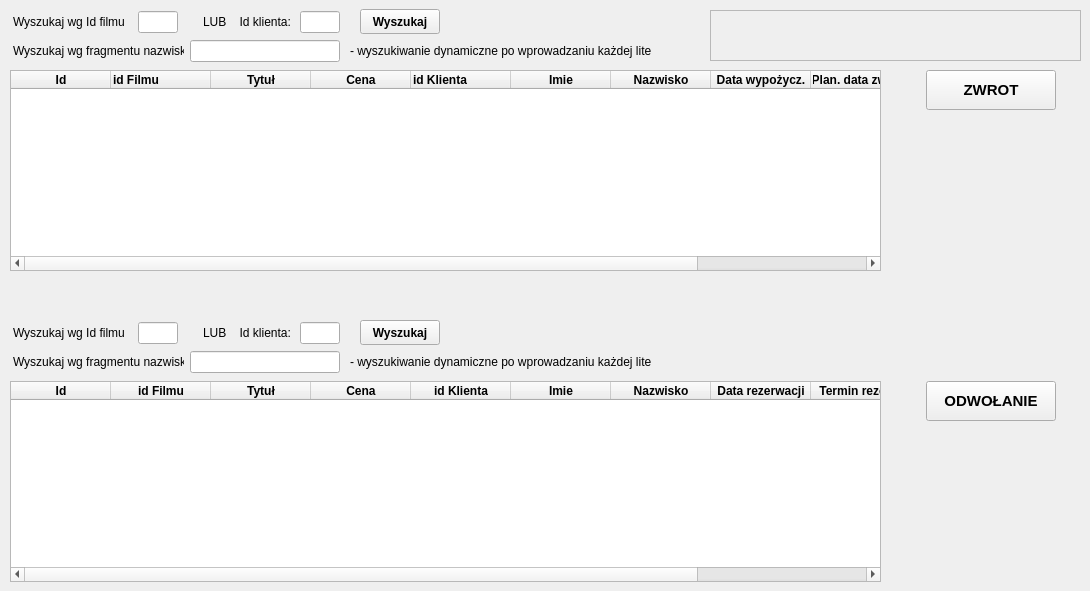
   <widget class="QWidget" name="tabZwrotOdwolanieRezerwacji">
    <attribute name="title">
     <string>Zwrot / Odwołanie rezerwacji</string>
    </attribute>
    <widget class="QPushButton" name="pushButtonWyszukajWypozyczoneKlientFilm">
     <property name="geometry">
      <rect>
       <x>360</x>
       <y>9</y>
       <width>80</width>
       <height>25</height>
      </rect>
     </property>
     <property name="font">
      <font>
       <weight>75</weight>
       <bold>true</bold>
      </font>
     </property>
     <property name="text">
      <string>Wyszukaj</string>
     </property>
    </widget>
    <widget class="QTableWidget" name="tableWidgetWyszukajWypozyczone">
     <property name="geometry">
      <rect>
       <x>10</x>
       <y>70</y>
       <width>871</width>
       <height>201</height>
      </rect>
     </property>
     <column>
      <property name="text">
       <string>Id</string>
      </property>
      <property name="font">
       <font>
        <weight>75</weight>
        <bold>true</bold>
       </font>
      </property>
     </column>
     <column>
      <property name="text">
       <string>id Filmu</string>
      </property>
      <property name="font">
       <font>
        <weight>75</weight>
        <bold>true</bold>
       </font>
      </property>
      <property name="textAlignment">
       <set>AlignLeading|AlignVCenter</set>
      </property>
     </column>
     <column>
      <property name="text">
       <string>Tytuł</string>
      </property>
      <property name="font">
       <font>
        <weight>75</weight>
        <bold>true</bold>
       </font>
      </property>
     </column>
     <column>
      <property name="text">
       <string>Cena</string>
      </property>
      <property name="font">
       <font>
        <weight>75</weight>
        <bold>true</bold>
       </font>
      </property>
     </column>
     <column>
      <property name="text">
       <string>id Klienta</string>
      </property>
      <property name="font">
       <font>
        <weight>75</weight>
        <bold>true</bold>
       </font>
      </property>
      <property name="textAlignment">
       <set>AlignLeading|AlignVCenter</set>
      </property>
     </column>
     <column>
      <property name="text">
       <string>Imie</string>
      </property>
      <property name="font">
       <font>
        <weight>75</weight>
        <bold>true</bold>
       </font>
      </property>
     </column>
     <column>
      <property name="text">
       <string>Nazwisko</string>
      </property>
      <property name="font">
       <font>
        <weight>75</weight>
        <bold>true</bold>
       </font>
      </property>
     </column>
     <column>
      <property name="text">
       <string>Data wypożycz.</string>
      </property>
      <property name="font">
       <font>
        <weight>75</weight>
        <bold>true</bold>
       </font>
      </property>
     </column>
     <column>
      <property name="text">
       <string>Plan. data zwrotu</string>
      </property>
      <property name="font">
       <font>
        <weight>75</weight>
        <bold>true</bold>
       </font>
      </property>
     </column>
     <column>
      <property name="text">
       <string>ZWROT</string>
      </property>
      <property name="font">
       <font>
        <weight>75</weight>
        <bold>true</bold>
       </font>
      </property>
     </column>
    </widget>
    <widget class="QLabel" name="komunikatyZwrotOdwolanie">
     <property name="geometry">
      <rect>
       <x>710</x>
       <y>10</y>
       <width>371</width>
       <height>51</height>
      </rect>
     </property>
     <property name="font">
      <font>
       <pointsize>9</pointsize>
       <weight>75</weight>
       <bold>true</bold>
      </font>
     </property>
     <property name="frameShape">
      <enum>QFrame::StyledPanel</enum>
     </property>
     <property name="text">
      <string/>
     </property>
     <property name="textFormat">
      <enum>Qt::AutoText</enum>
     </property>
     <property name="scaledContents">
      <bool>false</bool>
     </property>
     <property name="wordWrap">
      <bool>true</bool>
     </property>
    </widget>
    <widget class="QLabel" name="label_37">
     <property name="geometry">
      <rect>
       <x>350</x>
       <y>40</y>
       <width>301</width>
       <height>22</height>
      </rect>
     </property>
     <property name="text">
      <string>- wyszukiwanie dynamiczne po wprowadzaniu każdej litery</string>
     </property>
    </widget>
    <widget class="QPushButton" name="pushButtonZwrot">
     <property name="geometry">
      <rect>
       <x>926</x>
       <y>70</y>
       <width>130</width>
       <height>40</height>
      </rect>
     </property>
     <property name="palette">
      <palette>
       <active>
        <colorrole role="Link">
         <brush brushstyle="SolidPattern">
          <color alpha="255">
           <red>138</red>
           <green>124</green>
           <blue>244</blue>
          </color>
         </brush>
        </colorrole>
       </active>
       <inactive>
        <colorrole role="Link">
         <brush brushstyle="SolidPattern">
          <color alpha="255">
           <red>138</red>
           <green>124</green>
           <blue>244</blue>
          </color>
         </brush>
        </colorrole>
       </inactive>
       <disabled>
        <colorrole role="Link">
         <brush brushstyle="SolidPattern">
          <color alpha="255">
           <red>138</red>
           <green>124</green>
           <blue>244</blue>
          </color>
         </brush>
        </colorrole>
       </disabled>
      </palette>
     </property>
     <property name="font">
      <font>
       <pointsize>11</pointsize>
       <weight>75</weight>
       <bold>true</bold>
      </font>
     </property>
     <property name="text">
      <string>ZWROT</string>
     </property>
    </widget>
    <widget class="QTableWidget" name="tableWidgetWyszukajZarezerwowane">
     <property name="geometry">
      <rect>
       <x>10</x>
       <y>381</y>
       <width>871</width>
       <height>201</height>
      </rect>
     </property>
     <column>
      <property name="text">
       <string>Id</string>
      </property>
      <property name="font">
       <font>
        <weight>75</weight>
        <bold>true</bold>
       </font>
      </property>
     </column>
     <column>
      <property name="text">
       <string>id Filmu</string>
      </property>
      <property name="font">
       <font>
        <weight>75</weight>
        <bold>true</bold>
       </font>
      </property>
     </column>
     <column>
      <property name="text">
       <string>Tytuł</string>
      </property>
      <property name="font">
       <font>
        <weight>75</weight>
        <bold>true</bold>
       </font>
      </property>
     </column>
     <column>
      <property name="text">
       <string>Cena</string>
      </property>
      <property name="font">
       <font>
        <weight>75</weight>
        <bold>true</bold>
       </font>
      </property>
     </column>
     <column>
      <property name="text">
       <string>id Klienta</string>
      </property>
      <property name="font">
       <font>
        <weight>75</weight>
        <bold>true</bold>
       </font>
      </property>
     </column>
     <column>
      <property name="text">
       <string>Imie</string>
      </property>
      <property name="font">
       <font>
        <weight>75</weight>
        <bold>true</bold>
       </font>
      </property>
     </column>
     <column>
      <property name="text">
       <string>Nazwisko</string>
      </property>
      <property name="font">
       <font>
        <weight>75</weight>
        <bold>true</bold>
       </font>
      </property>
     </column>
     <column>
      <property name="text">
       <string>Data rezerwacji</string>
      </property>
      <property name="font">
       <font>
        <weight>75</weight>
        <bold>true</bold>
       </font>
      </property>
     </column>
     <column>
      <property name="text">
       <string>Termin rezerw.</string>
      </property>
      <property name="font">
       <font>
        <weight>75</weight>
        <bold>true</bold>
       </font>
      </property>
     </column>
     <column>
      <property name="text">
       <string>ODWOŁANIE</string>
      </property>
      <property name="font">
       <font>
        <weight>75</weight>
        <bold>true</bold>
       </font>
      </property>
     </column>
    </widget>
    <widget class="QLabel" name="label_40">
     <property name="geometry">
      <rect>
       <x>203</x>
       <y>322</y>
       <width>91</width>
       <height>22</height>
      </rect>
     </property>
     <property name="text">
      <string>LUB    Id klienta:</string>
     </property>
     <property name="buddy">
      <cstring>lineEditTytulWyszukaj</cstring>
     </property>
    </widget>
    <widget class="QLabel" name="label_41">
     <property name="geometry">
      <rect>
       <x>350</x>
       <y>351</y>
       <width>301</width>
       <height>22</height>
      </rect>
     </property>
     <property name="text">
      <string>- wyszukiwanie dynamiczne po wprowadzaniu każdej litery</string>
     </property>
    </widget>
    <widget class="QLineEdit" name="lineEditNazwiskoWyszukajZarezerwowane">
     <property name="geometry">
      <rect>
       <x>190</x>
       <y>351</y>
       <width>150</width>
       <height>22</height>
      </rect>
     </property>
     <property name="minimumSize">
      <size>
       <width>150</width>
       <height>0</height>
      </size>
     </property>
    </widget>
    <widget class="QLabel" name="label_42">
     <property name="geometry">
      <rect>
       <x>13</x>
       <y>351</y>
       <width>171</width>
       <height>22</height>
      </rect>
     </property>
     <property name="text">
      <string>Wyszukaj wg fragmentu nazwiska:</string>
     </property>
     <property name="buddy">
      <cstring>lineEditOpisWyszukaj</cstring>
     </property>
    </widget>
    <widget class="QLabel" name="label_43">
     <property name="geometry">
      <rect>
       <x>13</x>
       <y>322</y>
       <width>111</width>
       <height>22</height>
      </rect>
     </property>
     <property name="text">
      <string>Wyszukaj wg Id filmu:</string>
     </property>
    </widget>
    <widget class="QLineEdit" name="lineEditIdFilmuWyszukajZarezerwowane">
     <property name="geometry">
      <rect>
       <x>138</x>
       <y>322</y>
       <width>40</width>
       <height>22</height>
      </rect>
     </property>
     <property name="sizePolicy">
      <sizepolicy hsizetype="Minimum" vsizetype="Fixed">
       <horstretch>0</horstretch>
       <verstretch>0</verstretch>
      </sizepolicy>
     </property>
     <property name="maximumSize">
      <size>
       <width>60</width>
       <height>16777215</height>
      </size>
     </property>
    </widget>
    <widget class="QPushButton" name="pushButtonOdwolanie">
     <property name="geometry">
      <rect>
       <x>926</x>
       <y>381</y>
       <width>130</width>
       <height>40</height>
      </rect>
     </property>
     <property name="palette">
      <palette>
       <active>
        <colorrole role="Link">
         <brush brushstyle="SolidPattern">
          <color alpha="255">
           <red>138</red>
           <green>124</green>
           <blue>244</blue>
          </color>
         </brush>
        </colorrole>
       </active>
       <inactive>
        <colorrole role="Link">
         <brush brushstyle="SolidPattern">
          <color alpha="255">
           <red>138</red>
           <green>124</green>
           <blue>244</blue>
          </color>
         </brush>
        </colorrole>
       </inactive>
       <disabled>
        <colorrole role="Link">
         <brush brushstyle="SolidPattern">
          <color alpha="255">
           <red>138</red>
           <green>124</green>
           <blue>244</blue>
          </color>
         </brush>
        </colorrole>
       </disabled>
      </palette>
     </property>
     <property name="font">
      <font>
       <pointsize>11</pointsize>
       <weight>75</weight>
       <bold>true</bold>
      </font>
     </property>
     <property name="text">
      <string>ODWOŁANIE</string>
     </property>
    </widget>
    <widget class="QLineEdit" name="lineEditIdKlientaWyszukajZarezerwowane">
     <property name="geometry">
      <rect>
       <x>300</x>
       <y>322</y>
       <width>40</width>
       <height>22</height>
      </rect>
     </property>
     <property name="minimumSize">
      <size>
       <width>30</width>
       <height>0</height>
      </size>
     </property>
    </widget>
    <widget class="QPushButton" name="pushButtonWyszukajZarezerwowaneKlientFilm">
     <property name="geometry">
      <rect>
       <x>360</x>
       <y>320</y>
       <width>80</width>
       <height>25</height>
      </rect>
     </property>
     <property name="font">
      <font>
       <weight>75</weight>
       <bold>true</bold>
      </font>
     </property>
     <property name="text">
      <string>Wyszukaj</string>
     </property>
    </widget>
    <widget class="QLineEdit" name="lineEditIdFilmuWyszukajZwrot">
     <property name="geometry">
      <rect>
       <x>138</x>
       <y>11</y>
       <width>40</width>
       <height>22</height>
      </rect>
     </property>
     <property name="sizePolicy">
      <sizepolicy hsizetype="Minimum" vsizetype="Fixed">
       <horstretch>0</horstretch>
       <verstretch>0</verstretch>
      </sizepolicy>
     </property>
     <property name="maximumSize">
      <size>
       <width>60</width>
       <height>16777215</height>
      </size>
     </property>
    </widget>
    <widget class="QLabel" name="label_38">
     <property name="geometry">
      <rect>
       <x>13</x>
       <y>11</y>
       <width>111</width>
       <height>22</height>
      </rect>
     </property>
     <property name="text">
      <string>Wyszukaj wg Id filmu:</string>
     </property>
    </widget>
    <widget class="QLineEdit" name="lineEditIdKlientaWyszukajZwrot">
     <property name="geometry">
      <rect>
       <x>300</x>
       <y>11</y>
       <width>40</width>
       <height>22</height>
      </rect>
     </property>
     <property name="minimumSize">
      <size>
       <width>30</width>
       <height>0</height>
      </size>
     </property>
    </widget>
    <widget class="QLabel" name="label_36">
     <property name="geometry">
      <rect>
       <x>203</x>
       <y>11</y>
       <width>91</width>
       <height>22</height>
      </rect>
     </property>
     <property name="text">
      <string>LUB    Id klienta:</string>
     </property>
     <property name="buddy">
      <cstring>lineEditTytulWyszukaj</cstring>
     </property>
    </widget>
    <widget class="QLabel" name="label_39">
     <property name="geometry">
      <rect>
       <x>13</x>
       <y>40</y>
       <width>171</width>
       <height>22</height>
      </rect>
     </property>
     <property name="text">
      <string>Wyszukaj wg fragmentu nazwiska:</string>
     </property>
     <property name="buddy">
      <cstring>lineEditOpisWyszukaj</cstring>
     </property>
    </widget>
    <widget class="QLineEdit" name="lineEditNazwiskoWyszukajZwrot">
     <property name="geometry">
      <rect>
       <x>190</x>
       <y>40</y>
       <width>150</width>
       <height>22</height>
      </rect>
     </property>
     <property name="minimumSize">
      <size>
       <width>150</width>
       <height>0</height>
      </size>
     </property>
    </widget>
   </widget>
